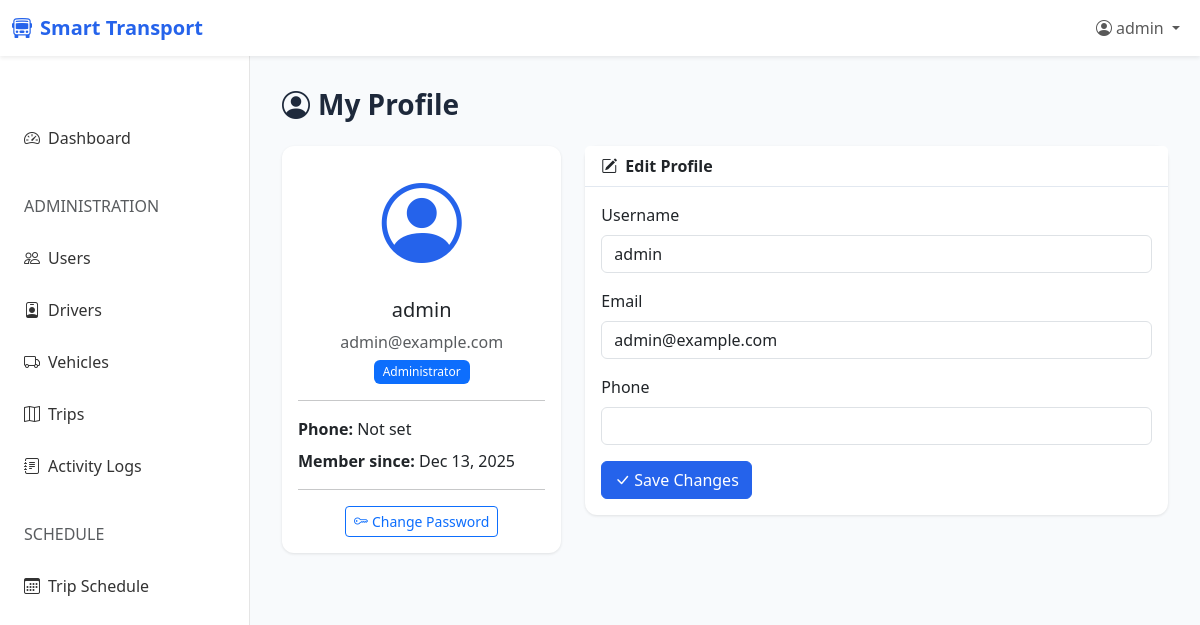
The app's page /profile/ (signed in) with its own data.
### core/models.py (models this page shows, shortened)
class User(AbstractBaseUser, PermissionsMixin):
    class UserType(models.TextChoices):
        ADMINISTRATOR = 'Administrator', 'Administrator'
        DRIVER = 'Driver', 'Driver'
        PASSENGER = 'Passenger', 'Passenger'
    username = models.CharField(max_length=50, unique=True)
    email = models.EmailField(max_length=100, unique=True)
    phone = models.CharField(max_length=20, blank=True, null=True)
    user_type = models.CharField(
        max_length=20,
        choices=UserType.choices,
        default=UserType.PASSENGER
    )
    is_active = models.BooleanField(default=True)
    is_staff = models.BooleanField(default=False)
    created_at = models.DateTimeField(auto_now_add=True)
    updated_at = models.DateTimeField(auto_now=True)
    objects = UserManager()
    USERNAME_FIELD = 'email'
    REQUIRED_FIELDS = ['username']
    class Meta:
        db_table = 'users'
        verbose_name = 'User'
        verbose_name_plural = 'Users'
    @property
    def is_admin(self):
        return self.user_type == self.UserType.ADMINISTRATOR
    @property
    def is_driver(self):
        return self.user_type == self.UserType.DRIVER
    @property
    def is_passenger(self):
        return self.user_type == self.UserType.PASSENGER

### core/views.py (the view)
# urls.py: path('profile/', views.profile_view, name='profile'),
@login_required
def profile_view(request):
    if request.method == 'POST':
        form = UserProfileForm(request.POST, instance=request.user)
        if form.is_valid():
            form.save()
            messages.success(request, 'Profile updated successfully!')
            return redirect('core:profile')
    else:
        form = UserProfileForm(instance=request.user)
    return render(request, 'core/profile/view.html', {'form': form})

### core/forms.py
class UserProfileForm(forms.ModelForm):
    class Meta:
        model = User
        fields = ['username', 'email', 'phone']
        widgets = {
            'username': forms.TextInput(attrs={'class': 'form-control'}),
            'email': forms.EmailInput(attrs={'class': 'form-control'}),
            'phone': forms.TextInput(attrs={'class': 'form-control'}),
        }

### templates/core/profile/view.html (shortened to what this page needs)
{% extends 'base.html' %}
{% block content %}
<div class="page-header">
  <h1><i class="bi bi-person-circle me-2"></i>My Profile</h1>
</div>
<div class="row g-4">
  <div class="col-md-4">
    <div class="card">
      <div class="card-body text-center">
        <div class="mb-3">
          <i
            class="bi bi-person-circle"
            style="font-size: 5rem; color: #2563eb"
          ></i>
        </div>
        <h5 class="card-title">{{ user.username }}</h5>
        <p class="text-muted mb-1">{{ user.email }}</p>
        <span class="badge bg-primary">{{ user.get_user_type_display }}</span>
        <hr />
        <div class="text-start">
          <p class="mb-2">
            <strong>Phone:</strong> {{ user.phone|default:"Not set" }}
          </p>
          <p class="mb-2">
            <strong>Member since:</strong> {{ user.created_at|date:"M d, Y" }}
          </p>
        </div>
        <hr />
        <a
          href="{% url 'core:change_password' %}"
          class="btn btn-outline-primary btn-sm"
        >
          <i class="bi bi-key me-1"></i>Change Password
        </a>
      </div>
    </div>
  </div>
  <div class="col-md-8">
    <div class="card">
      <div class="card-header">
        <i class="bi bi-pencil-square me-2"></i>Edit Profile
      </div>
      <div class="card-body">
        <form method="post">
          <div class="mb-3">
            <label for="id_username" class="form-label">Username</label>
            {{ form.username }}
          </div>
          <div class="mb-3">
            <label for="id_email" class="form-label">Email</label>
            {{ form.email }}
          </div>
          <div class="mb-3">
            <label for="id_phone" class="form-label">Phone</label>
            {{ form.phone }}
          </div>
          <button type="submit" class="btn btn-primary">
            <i class="bi bi-check-lg me-1"></i>Save Changes
          </button>
        </form>
      </div>
    </div>
  </div>
</div>
{% endblock %}

### templates/base.html (shortened to what this page needs)
{% load static %}
<!DOCTYPE html>
<html lang="en">
  <head>
    <link
      href="https://cdn.jsdelivr.net/npm/bootstrap@5.3.2/dist/css/bootstrap.min.css"
      rel="stylesheet"
    />
    <link
      href="https://cdn.jsdelivr.net/npm/bootstrap-icons@1.11.1/font/bootstrap-icons.css"
      rel="stylesheet"
    />
  </head>
  <body>
    {% if user.is_authenticated %}
    <nav
      class="navbar navbar-expand-lg navbar-light bg-white fixed-top shadow-sm"
    >
      <div class="container-fluid">
        <a class="navbar-brand" href="{% url 'core:dashboard' %}">
          <i class="bi bi-bus-front me-2"></i>Smart Transport
        </a>
        <div class="collapse navbar-collapse" id="navbarNav">
          <ul class="navbar-nav ms-auto">
            <li class="nav-item dropdown">
              <a
                class="nav-link dropdown-toggle"
                href="#"
                id="userDropdown"
                role="button"
                data-bs-toggle="dropdown"
              >
                <i class="bi bi-person-circle me-1"></i>{{ user.username }}
              </a>
            </li>
          </ul>
        </div>
      </div>
    </nav>
    <nav class="sidebar d-none d-md-block">
      <div class="sidebar-sticky">
        <ul class="nav flex-column">
          <li class="nav-item">
            <a
              class="nav-link {% if request.resolver_match.url_name == 'dashboard' %}active{% endif %}"
              href="{% url 'core:dashboard' %}"
            >
              <i class="bi bi-speedometer2"></i>Dashboard
            </a>
          </li>
          {% if user.is_admin %}
          <li class="nav-item mt-3">
            <span class="nav-link text-muted small text-uppercase"
              >Administration</span
            >
          </li>
          <li class="nav-item">
            <a
              class="nav-link {% if 'user_' in request.resolver_match.url_name %}active{% endif %}"
              href="{% url 'core:user_list' %}"
            >
              <i class="bi bi-people"></i>Users
            </a>
          </li>
          <li class="nav-item">
            <a
              class="nav-link {% if 'driver_' in request.resolver_match.url_name %}active{% endif %}"
              href="{% url 'core:driver_list' %}"
            >
              <i class="bi bi-person-badge"></i>Drivers
            </a>
          </li>
          <li class="nav-item">
            <a
              class="nav-link {% if 'vehicle_' in request.resolver_match.url_name %}active{% endif %}"
              href="{% url 'core:vehicle_list' %}"
            >
              <i class="bi bi-truck"></i>Vehicles
            </a>
          </li>
          <li class="nav-item">
            <a
              class="nav-link {% if 'trip_' in request.resolver_match.url_name and 'admin' in request.resolver_match.url_name %}active{% endif %}"
              href="{% url 'core:trip_list_admin' %}"
            >
              <i class="bi bi-map"></i>Trips
            </a>
          </li>
          <li class="nav-item">
            <a
              class="nav-link {% if 'admin_logs' in request.resolver_match.url_name %}active{% endif %}"
              href="{% url 'core:admin_logs' %}"
            >
              <i class="bi bi-journal-text"></i>Activity Logs
            </a>
          </li>
          {% endif %}
          <li class="nav-item mt-3">
            <span class="nav-link text-muted small text-uppercase"
              >Schedule</span
            >
          </li>
          <li class="nav-item">
            <a
              class="nav-link {% if 'trip_schedule' in request.resolver_match.url_name %}active{% endif %}"
              href="{% url 'core:trip_schedule' %}"
            >
              <i class="bi bi-calendar3"></i>Trip Schedule
            </a>
          </li>
        </ul>
      </div>
    </nav>
    <main class="main-content">
       {% block content %}{% endblock %}
    </main>
    {% else %} {% block auth_content %}{% endblock %} {% endif %}
  </body>
</html>

### templates/base.html (style rules this page uses)
:root { --primary-color: #2563eb; --secondary-color: #64748b; --success-color: #22c55e; --danger-color: #ef4444; --warning-color: #f59e0b; }
body { font-family: "Segoe UI", Tahoma, Geneva, Verdana, sans-serif; background-color: #f8fafc; }
.navbar-brand { font-weight: 700; color: var(--primary-color) !important; }
.sidebar { position: fixed; top: 56px; bottom: 0; left: 0; z-index: 100; padding: 48px 0 0; box-shadow: inset -1px 0 0 rgba(0, 0, 0, 0.1); background-color: #fff; width: 250px; }
.sidebar-sticky { position: relative; top: 0; height: calc(100vh - 56px); padding-top: 0.5rem; overflow-x: hidden; overflow-y: auto; }
.sidebar .nav-link { font-weight: 500; color: #333; padding: 0.75rem 1rem; margin: 0.125rem 0.5rem; border-radius: 0.5rem; }
.sidebar .nav-link i { margin-right: 0.5rem; }
.main-content { margin-left: 250px; padding: 2rem; margin-top: 56px; }
.card { border: none; border-radius: 0.75rem; box-shadow: 0 1px 3px rgba(0, 0, 0, 0.1); }
.card-header { background-color: #fff; border-bottom: 1px solid #e2e8f0; font-weight: 600; }
.btn-primary { background-color: var(--primary-color); border-color: var(--primary-color); }
.badge { font-weight: 500; padding: 0.5em 0.75em; }
.page-header { margin-bottom: 1.5rem; }
.page-header h1 { font-size: 1.75rem; font-weight: 700; color: #1e293b; }

### records on screen
User: username "admin", email "admin@example.com", user_type "Administrator", phone "Not set", created_at "Dec 13, 2025"
